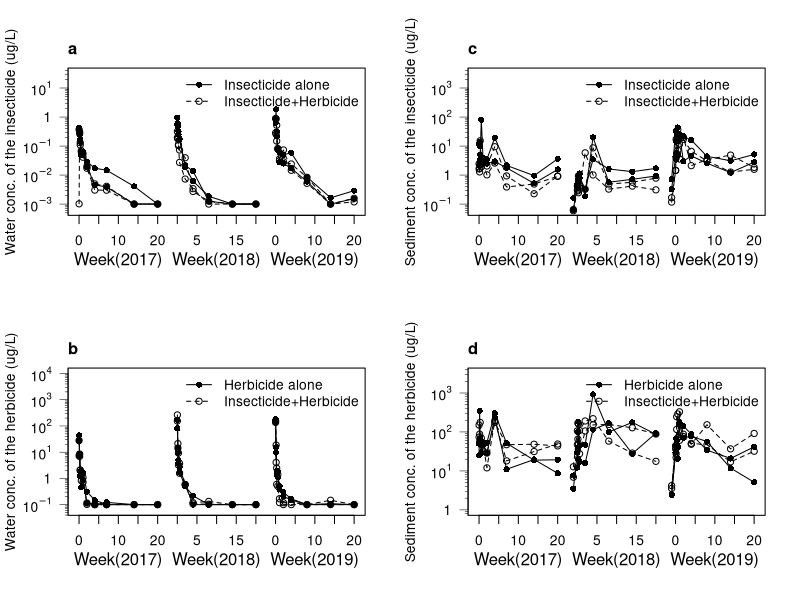

Write the R code that produced this figure.
## ---- chunk 1
knitr::opts_chunk$set(echo = TRUE)
## ---- chunk 2
PW171819 <- read.csv("./raw_data/PW171819.csv", header=TRUE)
FW171819 <- read.csv("./raw_data/FW171819.csv", header=TRUE)
PS171819 <- read.csv("./raw_data/PS171819.csv", header=TRUE)
FS171819 <- read.csv("./raw_data/FS171819.csv", header=TRUE)
## ---- chunk 3
PW171819_ <- PW171819
FW171819_ <- FW171819
PS171819_ <- PS171819
FS171819_ <- FS171819
PW171819_$Conc[which(PW171819_$Conc==0)] <- 0.1 #substitute zero by the lower limit finite value
FW171819_$Conc[which(FW171819_$Conc==0)] <- 0.001 #substitute zero by the lower limit finite value
PS171819_$Conc[which(PS171819_$Conc==0)] <- 0.1 #substitute zero by the lower limit finite value
FS171819_$Conc[which(FS171819_$Conc==0)] <- 0.1 #substitute zero by the lower limit finite value

#pdf("./figs/figS5.pdf", width=12, height=7)
par(mfcol=c(2, 2), las=1, family="sans")
plot(log10(Conc) ~ Week2, subset(FW171819_, Tank=="Fipro1"), pch=16, type="o", ylim=c(-3.2, 1.5), 
     xaxt="n", yaxt="n", xlab="", ylab="Water conc. of the insecticide (ug/L)")
lines(log10(Conc) ~ Week2, subset(FW171819_, Tank=="Fipro2"), pch=16, type="o")
lines(log10(Conc) ~ Week2, subset(FW171819_, Tank=="Joint1"), pch=1, type="o", lty=2)
lines(log10(Conc) ~ Week2, subset(FW171819_, Tank=="Joint2"), pch=1, type="o", lty=2)
axis(1, at=seq(0, 70, by=5), 
     labels=c(seq(0, 20, by=5), seq(0, 20, by=5), seq(0, 20, by=5)))
axis(2, lwd=0.5, at=log10(c(0.001, 0.01, 0.1, 1, 10)), lwd.ticks=0.5, 
     labels=c(c(expression(10^{-3}),expression(10^{-2}),expression(10^{-1}),expression(1),expression(10^{1}))))
axis(2, lwd=0.5, lwd.ticks=0.5, at=log10(sapply(-4:2, function(x)(2:9)*10^x)), labels=FALSE, tck=-0.02)
mtext(text=c("Week(2017)", "Week(2018)", "Week(2019)"), 
      side=1, at=c(10, 35, 60), line=2.2)
legend("topright", bty="n", 
       legend=c("Insecticide alone", "Insecticide+Herbicide"), 
       pch=c(16, 1), lty=c(1, 2))
legend("topleft", xpd=NA, legend="a", x.intersp=-1, y.intersp=-3, bty="n", text.font=2, cex=1.2)

plot(log10(Conc) ~ Week2, subset(PW171819_, Tank=="Pent1"), pch=16, type="o", ylim=c(-1.2, 4), 
     xaxt="n", yaxt="n", xlab="", ylab="Water conc. of the herbicide (ug/L)")
lines(log10(Conc) ~ Week2, subset(PW171819_, Tank=="Pent2"), pch=16, type="o")
lines(log10(Conc) ~ Week2, subset(PW171819_, Tank=="Joint1"), pch=1, type="o", lty=2)
lines(log10(Conc) ~ Week2, subset(PW171819_, Tank=="Joint2"), pch=1, type="o", lty=2)
axis(1, at=seq(0, 70, by=5), 
     labels=c(seq(0, 20, by=5), seq(0, 20, by=5), seq(0, 20, by=5)))
axis(2, lwd=0.5, at=log10(c(0.1, 1, 10, 100, 1000, 10000)), lwd.ticks=0.5, 
     labels=c(c(expression(10^{-1}),expression(1),expression(10^{1}),expression(10^{2}),expression(10^{3}),expression(10^{4}))))
axis(2, lwd=0.5, lwd.ticks=0.5, at=log10(sapply(-2:4, function(x)(2:9)*10^x)), labels=FALSE, tck=-0.02)
mtext(text=c("Week(2017)", "Week(2018)", "Week(2019)"), 
      side=1, at=c(10, 35, 60), line=2.2)
legend("topright", bty="n", 
       legend=c("Herbicide alone", "Insecticide+Herbicide"), 
       pch=c(16, 1), lty=c(1, 2))
legend("topleft", xpd=NA, legend="b", x.intersp=-1, y.intersp=-3, bty="n", text.font=2, cex=1.2)

plot(log10(Conc) ~ Week2, subset(FS171819_, Tank=="Fipro1"), pch=16, type="o", ylim=c(-1.2, 3.5), 
     xaxt="n", yaxt="n", xlab="", ylab="Sediment conc. of the insecticide (ug/L)")
lines(log10(Conc) ~ Week2, subset(FS171819_, Tank=="Fipro2"), pch=16, type="o")
lines(log10(Conc) ~ Week2, subset(FS171819_, Tank=="Joint1"), pch=1, type="o", lty=2)
lines(log10(Conc) ~ Week2, subset(FS171819_, Tank=="Joint2"), pch=1, type="o", lty=2)
axis(1, at=seq(0, 70, by=5), 
     labels=c(seq(0, 20, by=5), seq(0, 20, by=5), seq(0, 20, by=5)))
axis(2, lwd=0.5, at=log10(c(0.1, 1, 10, 100, 1000)), lwd.ticks=0.5, 
     labels=c(c(expression(10^{-1}),expression(1),expression(10^{1}),expression(10^{2}),expression(10^{3}))))
axis(2, lwd=0.5, lwd.ticks=0.5, at=log10(sapply(-2:4, function(x)(2:9)*10^x)), labels=FALSE, tck=-0.02)
mtext(text=c("Week(2017)", "Week(2018)", "Week(2019)"), 
      side=1, at=c(10, 35, 60), line=2.2)
legend("topright", bty="n", 
       legend=c("Insecticide alone", "Insecticide+Herbicide"), 
       pch=c(16, 1), lty=c(1, 2))
legend("topleft", xpd=NA, legend="c", x.intersp=-1, y.intersp=-3, bty="n", text.font=2, cex=1.2)

plot(log10(Conc) ~ Week2, subset(PS171819_, Tank=="Pent1"), pch=16, type="o", ylim=c(0, 3.5), 
     xaxt="n", yaxt="n", xlab="", ylab="Sediment conc. of the herbicide (ug/L)")
lines(log10(Conc) ~ Week2, subset(PS171819_, Tank=="Pent2"), pch=16, type="o")
lines(log10(Conc) ~ Week2, subset(PS171819_, Tank=="Joint1"), pch=1, type="o", lty=2)
lines(log10(Conc) ~ Week2, subset(PS171819_, Tank=="Joint2"), pch=1, type="o", lty=2)
axis(1, at=seq(0, 70, by=5), 
     labels=c(seq(0, 20, by=5), seq(0, 20, by=5), seq(0, 20, by=5)))
axis(2, lwd=0.5, at=log10(c(1, 10, 100, 1000)), lwd.ticks=0.5, 
     labels=c(c(expression(1),expression(10^{1}),expression(10^{2}),expression(10^{3}))))
axis(2, lwd=0.5, lwd.ticks=0.5, at=log10(sapply(-1:4, function(x)(2:9)*10^x)), labels=FALSE, tck=-0.02)
mtext(text=c("Week(2017)", "Week(2018)", "Week(2019)"), 
      side=1, at=c(10, 35, 60), line=2.2)
legend("topright", bty="n", 
       legend=c("Herbicide alone", "Insecticide+Herbicide"), 
       pch=c(16, 1), lty=c(1, 2))
legend("topleft", xpd=NA, legend="d", x.intersp=-1, y.intersp=-3, bty="n", text.font=2, cex=1.2)
dev.off()
